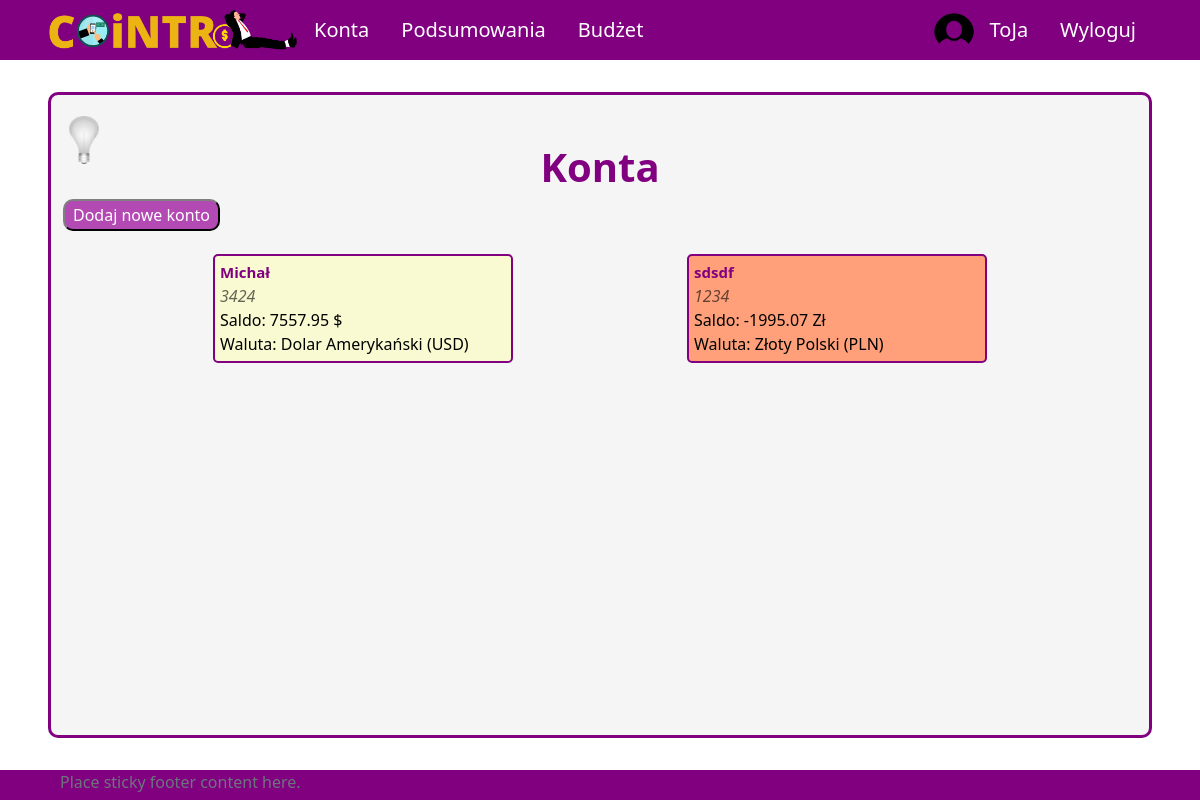
The app's page /all-accounts (signed in), older data.
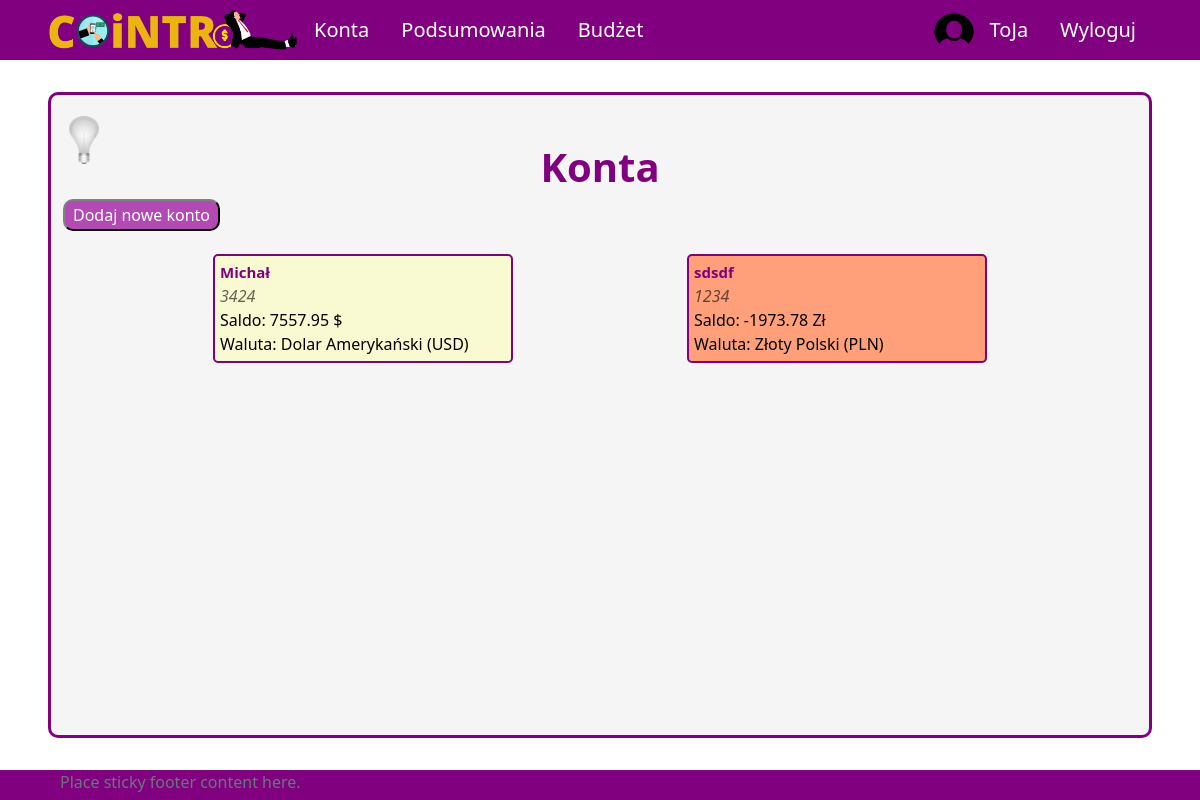
The same page, newer data.
### aplication/models.py (models this page shows, shortened)
class Account(models.Model):
    owner = models.ForeignKey(Profile, null=True, blank=True, on_delete=models.CASCADE)
    name = models.CharField(max_length=30)
    currency = models.ForeignKey(Currency, on_delete=models.SET_NULL, null=True)
    is_shared = models.BooleanField(default=False)
    description = models.CharField(max_length=100, null=True, blank=True)
    id = models.UUIDField(default=uuid.uuid4, unique=True, primary_key=True, editable=False)
    def __str__(self):
        return self.name
    def calculate_balance(self):
        balance = 0
        transactions = Transaction.objects.filter(id_account=self)
        for transaction in transactions:
            balance += transaction.converted_amount
        return balance
    def print_description(self):
        if self.description!=None:
            return self.description
        else:
            return ""

class Transaction(models.Model):
    id_account = models.ForeignKey(Account, on_delete=models.CASCADE)
    id_user = models.ForeignKey(Profile, on_delete=models.SET_NULL, null=True) #konto z którego dokonano transakcji zostało usunięte ale transakcja ma pozostać
    id_category = models.ForeignKey(Category, on_delete=models.CASCADE)
    id_subcategory = models.ForeignKey(Subcategory, on_delete=models.SET_NULL, null=True, blank=True)
    name = models.CharField(max_length=50, null=True, blank=True)
    currency = models.ForeignKey(Currency, on_delete=models.SET_NULL, null=True)
    is_periodic = models.BooleanField(default=False)
    amount = models.DecimalField(max_digits=10, decimal_places=2)
    converted_amount = models.DecimalField(max_digits=10, decimal_places=2)
    transaction_date = models.DateField()
    description = models.CharField(max_length=255, blank=True, null=True)
    id = models.UUIDField(default=uuid.uuid4, unique=True, primary_key=True, editable=False)

### UsersApp/models.py (models this page shows)
class Currency(models.Model):
    name = models.CharField(max_length=100)
    access_name = models.CharField(max_length=20) #access_name nazwa aby zdobyć kurs walut
    sign = models.CharField(max_length=5) #znak waluty
    id = models.UUIDField(default=uuid.uuid4, unique=True,
                            primary_key=True, editable=False)
    def __str__(self):
        return "{}".format(self.name)

### aplication/views/account_views.py (the view)
# urls.py: path('all-accounts', allAccounts, name='all-accounts'),
@login_required(login_url='login')
def allAccounts(request):
    user_accounts = User_Account.objects.filter(id_user = request.user.profile.id)
    accounts = []
    for ua in user_accounts:
        accounts.append(Account.objects.get(id=ua.id_account.id))
    context = {'accounts': accounts}
    return render(request, 'application/account/all-accounts.html', context)

### templates/application/account/all-accounts.html (shortened to what this page needs)
{% extends 'application/base.html' %}
{% block content %}
    <div class="title">
        <h1>Konta</h1>
    </div>
    <a href="{% url 'create-account' %}">
        <button class="button">Dodaj nowe konto</button>
    </a>
    <div class="content tiles" id="all-accounts">
        {% for acc in accounts %}
            <div class="account">
                <a class="account-link" href={% url 'account' pk=acc.id %}>
                <span class="name">{{ acc }}</span>
                <span class="account-description">{{ acc.print_description }}</span>
                <span class="balance">Saldo: {{ acc.calculate_balance }} {{acc.currency.sign}}</span>
                <span class="balance">Waluta: {{ acc.currency }}</span>
                </a>
            </div>
        {% endfor %}
    </div>
{% endblock %}

Row changes from the older to the newer data that the page shows:
changed through a linked row, Account "sdsdf": calculate_balance "-1995.07" → "-1973.78"
